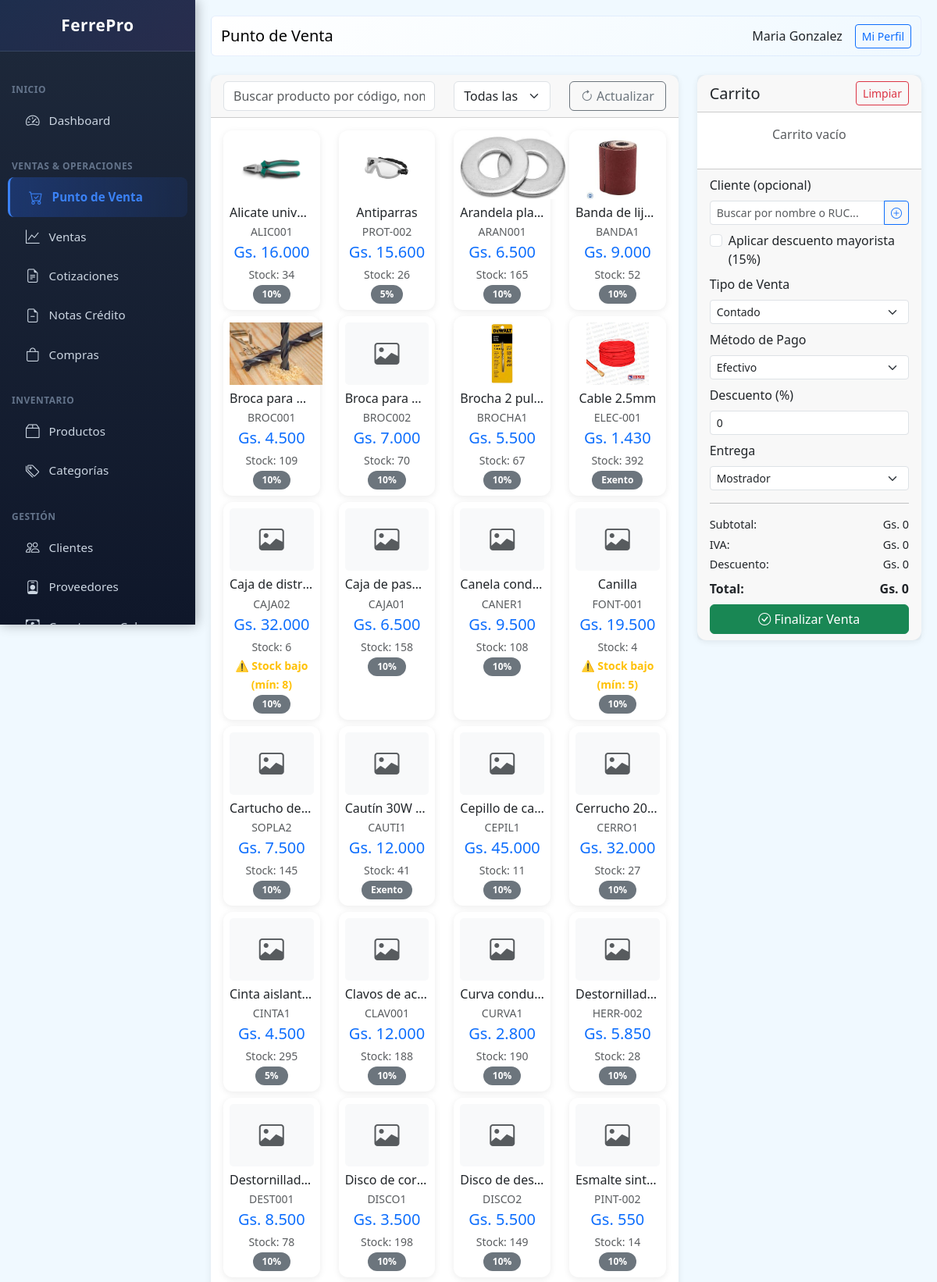
Screenshot of /public/index.php?page=pos (signed in, upper part) with the database file from the repository.
### tables this page shows
CREATE TABLE users (
                id INTEGER PRIMARY KEY AUTOINCREMENT,
                name TEXT NOT NULL,
                email TEXT UNIQUE,
                password TEXT NOT NULL,
                role TEXT DEFAULT 'vendedor',
                active INTEGER DEFAULT 1,
                created_at DATETIME DEFAULT CURRENT_TIMESTAMP
            , last_login DATETIME, last_password_change DATETIME, failed_login_attempts INTEGER DEFAULT 0, locked_until DATETIME, two_fa_enabled INTEGER DEFAULT 0, two_fa_secret TEXT, branch_id INTEGER DEFAULT 1, pos_terminal_id INTEGER DEFAULT 1);

CREATE TABLE products (
                id INTEGER PRIMARY KEY AUTOINCREMENT,
                code TEXT UNIQUE,
                barcode TEXT,
                name TEXT NOT NULL,
                description TEXT,
                category_id INTEGER,
                provider_id INTEGER,
                unit TEXT DEFAULT 'unidad',
                cost_price REAL DEFAULT 0,
                sale_price REAL DEFAULT 0,
                wholesale_price REAL DEFAULT 0,
                stock INTEGER DEFAULT 0,
                min_stock INTEGER DEFAULT 5,
                location TEXT,
                active INTEGER DEFAULT 1,
                created_at DATETIME DEFAULT CURRENT_TIMESTAMP, iva INTEGER DEFAULT 10, image TEXT,
                FOREIGN KEY (category_id) REFERENCES categories(id),
                FOREIGN KEY (provider_id) REFERENCES providers(id)
            );

### class/Database.php (called while the page is built, shortened)
<?php
class Database extends PDO {
    private static $instance = null;
    public static function getInstance() {
        if (self::$instance === null) {
            self::$instance = new self();
        }
        return self::$instance;
    }
 }

### class/Format.php (called while the page is built, shortened)
<?php
class Format {
    public static function money($amount) {
        $amount = floatval($amount);
        return 'Gs. ' . number_format($amount, 0, ',', '.');
    }
}

### views/pos/index.php (the view, shortened to what this page needs)
<?php
$pageTitle = 'Punto de Venta';
$categories = db()->query("SELECT * FROM categories WHERE active = 1 ORDER BY name")->fetchAll(PDO::FETCH_ASSOC);
$clients = db()->query("SELECT * FROM clients WHERE active = 1 ORDER BY name")->fetchAll(PDO::FETCH_ASSOC);
$products = db()->query("SELECT p.*, c.name as category_name FROM products p LEFT JOIN categories c ON p.category_id = c.id WHERE p.active = 1 AND p.stock > 0 ORDER BY p.name")->fetchAll(PDO::FETCH_ASSOC);
$content = '
<div class="row">
    <div class="col-md-8">
        <div class="card mb-3">
            <div class="card-header">
                <div class="row">
                    <div class="col-md-6">
                        <input type="text" id="searchProduct" class="form-control" placeholder="Buscar producto por código, nombre o barcode..." autocomplete="off">
                        <div id="searchResults" class="list-group position-absolute" style="z-index: 1000; max-height: 300px; overflow-y: auto; display: none; width: 100%; top: 38px;"></div>
                    </div>
                    <div class="col-md-3">
                        <select id="filterCategory" class="form-select">
                            <option value="">Todas las categorías</option>
                            ' . implode('', array_map(fn($c) => "<option value=\"{$c['id']}\">{$c['name']}</option>", $categories)) . '
                        </select>
                    </div>
                    <div class="col-md-3">
                        <button type="button" class="btn btn-outline-secondary w-100" id="btnActualizar">
                            <i class="bi bi-arrow-clockwise"></i> Actualizar
                        </button>
                    </div>
                </div>
            </div>
            <div class="card-body">
                <div id="productsGrid" class="row">';
foreach ($products as $p) {
    $stock_warning = $p['stock'] <= $p['min_stock'] ? 'border-warning border-2' : '';
    $iva_label = $p['iva'] == 0 ? 'Exento' : $p['iva'] . '%';
    $barcode = isset($p['barcode']) ? $p['barcode'] : '';
    $imgHtml = !empty($p['image']) ? '<img src="' . BASE_URL . '/' . htmlspecialchars($p['image']) . '" style="max-height: 80px; object-fit: contain;" class="mb-2">' : '<div class="mb-2" style="height: 80px; display: flex; align-items: center; justify-content: center; background: #f8f9fa; border-radius: 5px;"><i class="bi bi-image text-muted" style="font-size: 2rem;"></i></div>';
    $content .= '<div class="col-md-3 col-6 mb-2 product-card" data-category="' . ($p['category_id'] ?? '') . '" data-min-stock="' . $p['min_stock'] . '">
        <div class="card h-100 product-item ' . $stock_warning . '" style="cursor: pointer;" data-id="' . $p['id'] . '" data-name="' . htmlspecialchars($p['name']) . '" data-price="' . $p['sale_price'] . '" data-wholesale-price="' . ($p['wholesale_price'] ?? $p['sale_price']) . '" data-stock="' . $p['stock'] . '" data-min-stock="' . $p['min_stock'] . '" data-code="' . htmlspecialchars($p['code']) . '" data-barcode="' . htmlspecialchars($barcode) . '" data-iva="' . $p['iva'] . '" data-image="' . htmlspecialchars($p['image'] ?? '') . '">
            <div class="card-body text-center p-2">
                ' . $imgHtml . '
                <h6 class="mb-1 text-truncate">' . htmlspecialchars($p['name']) . '</h6>
                <p class="text-muted small mb-1">' . $p['code'] . '</p>
                <h5 class="text-primary mb-1">' . Format::money($p['sale_price']) . '</h5>
                <small class="text-muted">Stock: ' . $p['stock'] . '</small>';
    if ($p['stock'] <= $p['min_stock']) {
        $content .= '<br><small class="text-warning fw-bold">⚠️ Stock bajo (mín: ' . $p['min_stock'] . ')</small>';
    }
    $content .= '<br><small class="badge bg-secondary">' . $iva_label . '</small>';
    $content .= '</div>
        </div>
    </div>';
}
$content .= '</div>
            </div>
        </div>
    </div>
    <div class="col-md-4">
        <div class="card">
            <div class="card-header d-flex justify-content-between align-items-center">
                <h5 class="mb-0">Carrito</h5>
                <button type="button" class="btn btn-sm btn-outline-danger" id="btnLimpiar">Limpiar</button>
            </div>
            <div class="card-body p-0">
                <div id="cartItems" style="max-height: 400px; overflow-y: auto;">
                    <p class="text-center text-muted p-3">Carrito vacío</p>
                </div>
            </div>
            <div class="card-footer">
                <div class="mb-2">
                    <label class="form-label">Cliente (opcional)</label>
                    <div class="position-relative">
                        <div class="input-group input-group-sm">
                            <input type="text" id="clientSearch" class="form-control" placeholder="Buscar por nombre o RUC..." autocomplete="off">
                            <button type="button" class="btn btn-outline-primary" onclick="window.location.href=\'?page=clients&action=new\'" title="Nuevo cliente">
                                <i class="bi bi-plus-circle"></i>
                            </button>
                        </div>
                    </div>
                         ' . implode('', array_map(fn($c) => "{$c['']}{$c['']}{$c['']}{$c['']}{$c['']}{$c['']} {$c['']} " . ($c[''] > 0 ? " " . Format::money($c['']) . "" : "") . "</option>", $clients)) . '
                    <div class="form-check mt-2">
                        <input type="checkbox" class="form-check-input" id="wholesaleDiscount" onchange="renderCart()">
                        <label class="form-check-label" for="wholesaleDiscount">Aplicar descuento mayorista (15%)</label>
                    </div>
                </div>
                <div class="mb-2">
                    <label class="form-label">Tipo de Venta</label>
                    <select name="sale_type" id="saleType" class="form-select form-select-sm" onchange="checkSaleType()">
                        <option value="contado">Contado</option>
                    </select>
                </div>
                <div class="mb-2">
                    <label class="form-label">Método de Pago</label>
                    <select name="payment_method" id="paymentMethod" class="form-select form-select-sm">
                        <option value="efectivo">Efectivo</option>
                    </select>
                </div>
                <div class="mb-2">
                    <label class="form-label">Descuento (%)</label>
                    <input type="number" id="globalDiscount" class="form-control form-select-sm" value="0" min="0" max="100">
                </div>
                <div class="mb-2">
                    <label class="form-label">Entrega</label>
                    <select name="delivery_type" id="deliveryType" class="form-select form-select-sm">
                        <option value="mostrador">Mostrador</option>
                    </select>
                </div>
                 <hr>
                  <div class="d-flex justify-content-between mb-1" style="font-size: 0.9rem;">
                      <span>Subtotal:</span>
                      <span id="cartSubtotal">Gs. 0</span>
                  </div>
                  <div class="d-flex justify-content-between mb-1" style="font-size: 0.9rem;">
                      <span>IVA:</span>
                      <span id="cartIVA">Gs. 0</span>
                  </div>
                  <div class="d-flex justify-content-between mb-2" style="font-size: 0.9rem;">
                      <span>Descuento:</span>
                      <span id="cartDiscount">Gs. 0</span>
                  </div>
                  <div class="d-flex justify-content-between mb-2">
                      <span><strong>Total:</strong></span>
                      <span id="cartTotal"><strong>Gs. 0</strong></span>
                  </div>
                <button type="button" class="btn btn-success w-100" id="btnFinalizarVenta">
                    <i class="bi bi-check-circle"></i> Finalizar Venta
                </button>
            </div>
        </div>
    </div>
</div>
';

### views/layouts/main.php (shortened to what this page needs)
<!DOCTYPE html>
<html lang="es">
<head>
    <link rel="stylesheet" href="https://cdn.jsdelivr.net/npm/bootstrap@5.3.0/dist/css/bootstrap.min.css">
    <link rel="stylesheet" href="https://cdn.jsdelivr.net/npm/bootstrap-icons@1.10.0/font/bootstrap-icons.css">
</head>
<body>
    <div class="sidebar">
        <div class="logo-section">
            <h5><i class="bi bi-hammer-wrench"></i> FerrePro</h5>
        </div>
        <nav class="nav flex-column">
            <div class="nav-section">Inicio</div>
            <a class="nav-link" href="?page=dashboard"><i class="bi bi-speedometer2"></i> Dashboard</a>
            <div class="nav-section">Ventas & Operaciones</div>
            <a class="nav-link" href="?page=pos"><i class="bi bi-cart-check"></i> Punto de Venta</a>
            <a class="nav-link" href="?page=sales"><i class="bi bi-graph-up"></i> Ventas</a>
            <a class="nav-link" href="?page=quotes"><i class="bi bi-file-earmark-text"></i> Cotizaciones</a>
            <a class="nav-link" href="?page=credit_notes"><i class="bi bi-file-earmark-minus"></i> Notas Crédito</a>
            <a class="nav-link" href="?page=purchases"><i class="bi bi-bag"></i> Compras</a>
            <div class="nav-section">Inventario</div>
            <a class="nav-link" href="?page=products"><i class="bi bi-box2"></i> Productos</a>
            <a class="nav-link" href="?page=categories"><i class="bi bi-tags"></i> Categorías</a>
            <div class="nav-section">Gestión</div>
            <a class="nav-link" href="?page=clients"><i class="bi bi-people"></i> Clientes</a>
            <a class="nav-link" href="?page=providers"><i class="bi bi-person-badge"></i> Proveedores</a>
            <a class="nav-link" href="?page=receivable"><i class="bi bi-cash-coin"></i> Cuentas por Cobrar</a>
        </nav>
    </div>
    <div class="main-content">
        <nav class="navbar navbar-expand-lg mb-4 rounded">
            <div class="container-fluid">
                <span class="navbar-brand mb-0 h1"><?= $pageTitle ?? 'FerrePro' ?></span>
                <div class="d-flex align-items-center gap-3">
                    <span><?= user()['name'] ?? '' ?></span>
                    <a href="?page=profile" class="btn btn-sm btn-outline-primary">Mi Perfil</a>
                </div>
            </div>
        </nav>
        <?= $content ?? '' ?>
    </div>
</body>
</html>

### views/layouts/main.php (style rules this page uses)
:root { --primary: #2563eb; --success: #10b981; --danger: #ef4444; --warning: #f59e0b; --info: #06b6d4; --secondary: #8b5cf6; --dark: #1e293b; }
body { font-family: 'Segoe UI', sans-serif; background: #f0f9ff; }
.sidebar { width: 250px; background: linear-gradient(180deg, #1e293b 0%, #0f172a 100%); height: 100vh; position: fixed; top: 0; left: 0; overflow-y: auto; box-shadow: 2px 0 15px rgba(0,0,0,0.3); z-index: 1000; }
.sidebar .logo-section { padding: 20px; text-align: center; border-bottom: 1px solid rgba(148, 163, 184, 0.2); background: linear-gradient(135deg, rgba(37, 99, 235, 0.1) 0%, rgba(139, 92, 246, 0.1) 100%); }
.sidebar .logo-section h5 { color: white; margin: 0; font-weight: 700; font-size: 1.3rem; letter-spacing: 0.5px; }
.sidebar nav { padding: 15px 0; }
.sidebar .nav-link { color: #cbd5e1; padding: 12px 20px; border-left: 3px solid transparent; display: flex; align-items: center; gap: 12px; transition: all 0.3s ease; margin: 0 10px; border-radius: 8px; font-size: 0.95rem; }
.sidebar .nav-link i { font-size: 1.1rem; transition: all 0.3s ease; }
.sidebar .nav-link.active { background: linear-gradient(90deg, rgba(37, 99, 235, 0.3) 0%, rgba(37, 99, 235, 0.1) 100%); color: #3b82f6; border-left-color: #3b82f6; font-weight: 600; padding-left: 24px; }
.sidebar .nav-link.active i { color: #3b82f6; }
.nav-section { padding: 15px 15px 5px 15px; font-size: 0.75rem; font-weight: 700; text-transform: uppercase; color: #64748b; letter-spacing: 0.5px; margin-top: 10px; }
.main-content { margin-left: 250px; padding: 20px; }
.navbar { background: linear-gradient(135deg, #ffffff 0%, #f0f9ff 100%); border-radius: 10px; border: 1px solid rgba(37, 99, 235, 0.1); }
.card { border: none; border-radius: 12px; box-shadow: 0 2px 8px rgba(0,0,0,0.08); transition: all 0.3s ease; }
.badge { border-radius: 20px; padding: 6px 12px; font-weight: 600; }

### rows the page displays
users: name "Maria Gonzalez"
products: image (picture), name "Alicate unive…", code "ALIC001", sale_price "Gs. 16.000", stock "34", iva "10%"
products: image (picture), name "Antiparras", code "PROT-002", sale_price "Gs. 15.600", stock "26", iva "5%"
products: image (picture), name "Arandela pla…", code "ARAN001", sale_price "Gs. 6.500", stock "165", iva "10%"
products: image (picture), name "Banda de lij…", code "BANDA1", sale_price "Gs. 9.000", stock "52", iva "10%"
products: image (picture), name "Broca para…", code "BROC001", sale_price "Gs. 4.500", stock "109", iva "10%"
products: name "Broca para…", code "BROC002", sale_price "Gs. 7.000", stock "70", iva "10%"
products: image (picture), name "Brocha 2 pul…", code "BROCHA1", sale_price "Gs. 5.500", stock "67", iva "10%"
products: image (picture), name "Cable 2.5mm", code "ELEC-001", sale_price "Gs. 1.430", stock "392", iva "Exento"
products: name "Caja de distr…", code "CAJA02", sale_price "Gs. 32.000", stock "6", min_stock "8", iva "10%"
products: name "Caja de pas…", code "CAJA01", sale_price "Gs. 6.500", stock "158", iva "10%"
products: name "Canela cond…", code "CANER1", sale_price "Gs. 9.500", stock "108", iva "10%"
products: name "Canilla", code "FONT-001", sale_price "Gs. 19.500", stock "4", min_stock "5", iva "10%"
products: name "Cartucho de…", code "SOPLA2", sale_price "Gs. 7.500", stock "145", iva "10%"
products: name "Cautín 30W…", code "CAUTI1", sale_price "Gs. 12.000", stock "41", iva "Exento"
products: name "Cepillo de ca…", code "CEPIL1", sale_price "Gs. 45.000", stock "11", iva "10%"
products: name "Cerrucho 20…", code "CERRO1", sale_price "Gs. 32.000", stock "27", iva "10%"
products: name "Cinta aislant…", code "CINTA1", sale_price "Gs. 4.500", stock "295", iva "5%"
products: name "Clavos de ac…", code "CLAV001", sale_price "Gs. 12.000", stock "188", iva "10%"
products: name "Curva condu…", code "CURVA1", sale_price "Gs. 2.800", stock "190", iva "10%"
products: name "Destornillad…", code "HERR-002", sale_price "Gs. 5.850", stock "28", iva "10%"
products: name "Destornillad…", code "DEST001", sale_price "Gs. 8.500", stock "78", iva "10%"
products: name "Disco de cor…", code "DISCO1", sale_price "Gs. 3.500", stock "198", iva "10%"
products: name "Disco de des…", code "DISCO2", sale_price "Gs. 5.500", stock "149", iva "10%"
products: name "Esmalte sint…", code "PINT-002", sale_price "Gs. 550", stock "14", iva "10%"

### other values shown
$pageTitle "Punto de Venta"
